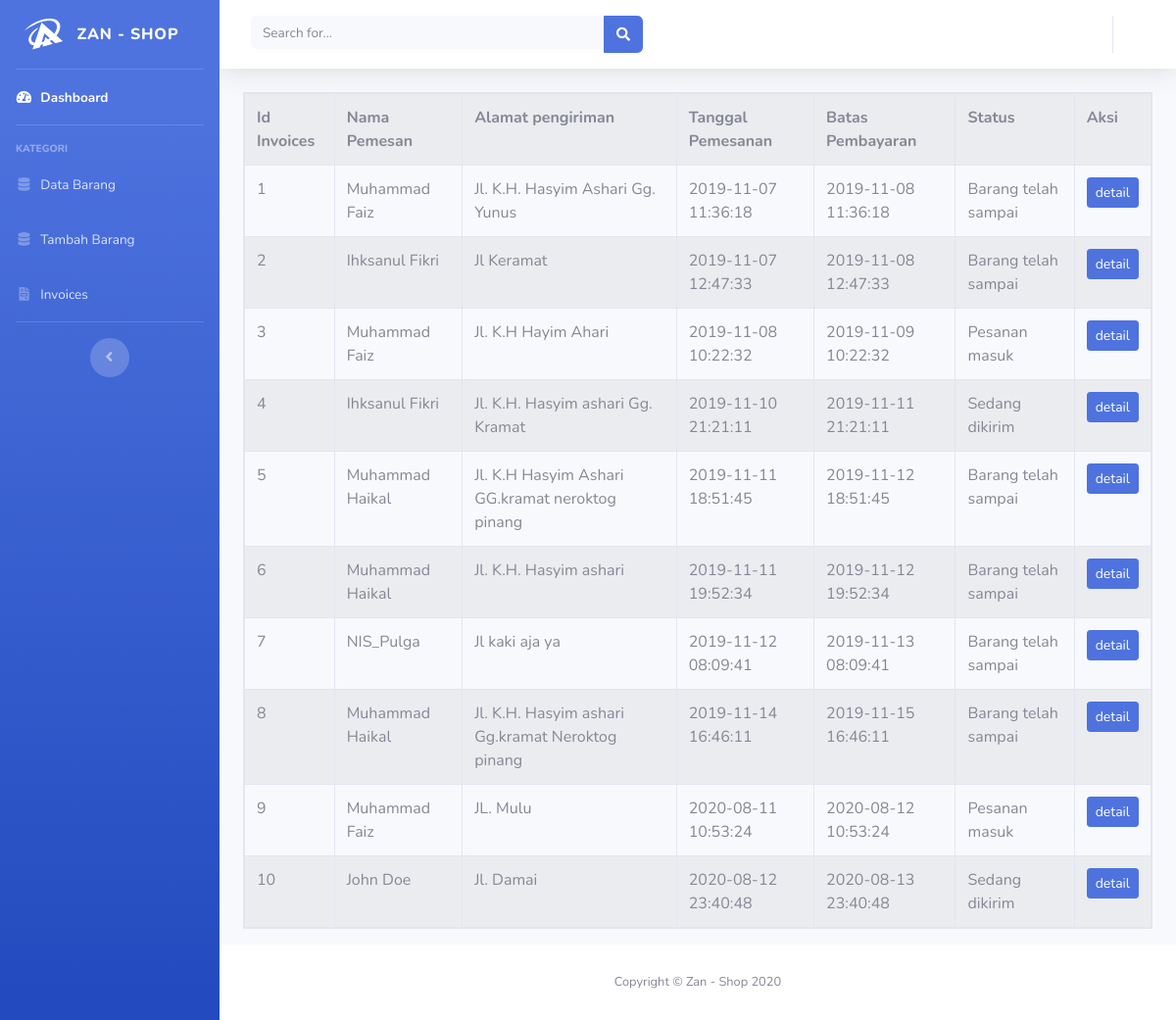
Page /index.php/invoices on the committed database.
### tables this page shows
CREATE TABLE `invoices` (
  `id` int(11) NOT NULL,
  `kd_konsumen` varchar(122) NOT NULL,
  `nama` varchar(80) NOT NULL,
  `alamat` text NOT NULL,
  `provinsi` varchar(40) NOT NULL,
  `kota` varchar(40) NOT NULL,
  `tgl_pesan` datetime NOT NULL,
  `batas_byr` datetime NOT NULL,
  `kd_status` int(11) NOT NULL
);

### application/controllers/Invoices.php (called while the page is built, shortened)
<?php
class Invoices extends CI_Controller
{
    public function __construct()
    {
        $this->load->model('Invoices_model');
        $this->load->model('Join_model');
    }
    public function index()
    {
        $data['invoices'] = $this->Invoices_model->getAllInvoices();
        $data['judul'] = 'Zan - Shop | Invoices';
        $data['admin'] = $this->db->get_where('konsumen', ['email' => $this->session->userdata('email')])->row_array();
        $this->load->view('templates/header_admin', $data);
        $this->load->view('templates/sidebar_admin', $data);
        $this->load->view('templates/topbar_admin', $data);
        $this->load->view('admin/invoices', $data);
        $this->load->view('templates/footer_admin');
    }
}

### index.php (called while the page is built, shortened)
<?php
require_once BASEPATH.'core/CodeIgniter.php';

### application/models/Invoices_model.php (called while the page is built, shortened)
<?php
class Invoices_model extends CI_Model
{
    public function getAllInvoices()
    {
        $result = $this->db->get('invoices');
        if ($result->num_rows() > 0) {
            return $result->result_array();
        } else {
            return false;
        }
    }
}

### application/views/admin/invoices.php (the view)
<div class="container-fluid">
    <table class="table table-bordered table-striped table-hover table-responsive">
        <tr>
            <th>Id Invoices</th>
            <th>Nama Pemesan</th>
            <th>Alamat pengiriman</th>
            <th>Tanggal Pemesanan</th>
            <th>Batas Pembayaran</th>
            <th>Status</th>
            <th>Aksi</th>
        </tr>
        <?php foreach ($invoices as $inv) : ?>
            <tr>
                <td><?= $inv['id'] ?></td>
                <td><?= $inv['nama'] ?></td>
                <td><?= $inv['alamat'] ?></td>
                <td><?= $inv['tgl_pesan'] ?></td>
                <td><?= $inv['batas_byr'] ?></td>
                <td><?php
                        if ($inv['kd_status'] == 1) {
                            echo "Pesanan masuk";
                        } else if ($inv['kd_status'] == 2) {
                            echo "Sedang dikirim";
                        } else if ($inv['kd_status'] == 3) {
                            echo "Barang telah sampai";
                        }
                        ?></td>
                <td><a href="<?= base_url('invoices/detail/') . $inv['id'] ?>" class="btn btn-sm btn-primary">detail</a></td>
            </tr>
        <?php endforeach; ?>
    </table>
</div>
</div>

### rows in the picture
invoices: id "1", nama "Muhammad Faiz", alamat "Jl. K.H. Hasyim Ashari Gg. Yunus", tgl_pesan "2019-11-07 11:36:18", batas_byr "2019-11-08 11:36:18", kd_status "Barang telah sampai"
invoices: id "2", nama "Ihksanul Fikri", alamat "Jl Keramat", tgl_pesan "2019-11-07 12:47:33", batas_byr "2019-11-08 12:47:33", kd_status "Barang telah sampai"
invoices: id "3", nama "Muhammad Faiz", alamat "Jl. K.H Hayim Ahari", tgl_pesan "2019-11-08 10:22:32", batas_byr "2019-11-09 10:22:32", kd_status "Pesanan masuk"
invoices: id "4", nama "Ihksanul Fikri", alamat "Jl. K.H. Hasyim ashari Gg. Kramat", tgl_pesan "2019-11-10 21:21:11", batas_byr "2019-11-11 21:21:11", kd_status "Sedang dikirim"
invoices: id "5", nama "Muhammad Haikal", alamat "Jl. K.H Hasyim Ashari GG.kramat neroktog pinang", tgl_pesan "2019-11-11 18:51:45", batas_byr "2019-11-12 18:51:45", kd_status "Barang telah sampai"
invoices: id "6", nama "Muhammad Haikal", alamat "Jl. K.H. Hasyim ashari", tgl_pesan "2019-11-11 19:52:34", batas_byr "2019-11-12 19:52:34", kd_status "Barang telah sampai"
invoices: id "7", nama "NIS_Pulga", alamat "Jl kaki aja ya", tgl_pesan "2019-11-12 08:09:41", batas_byr "2019-11-13 08:09:41", kd_status "Barang telah sampai"
invoices: id "8", nama "Muhammad Haikal", alamat "Jl. K.H. Hasyim ashari Gg.kramat Neroktog pinang", tgl_pesan "2019-11-14 16:46:11", batas_byr "2019-11-15 16:46:11", kd_status "Barang telah sampai"
invoices: id "9", nama "Muhammad Faiz", alamat "JL. Mulu", tgl_pesan "2020-08-11 10:53:24", batas_byr "2020-08-12 10:53:24", kd_status "Pesanan masuk"
invoices: id "10", nama "John Doe", alamat "Jl. Damai", tgl_pesan "2020-08-12 23:40:48", batas_byr "2020-08-13 23:40:48", kd_status "Sedang dikirim"
